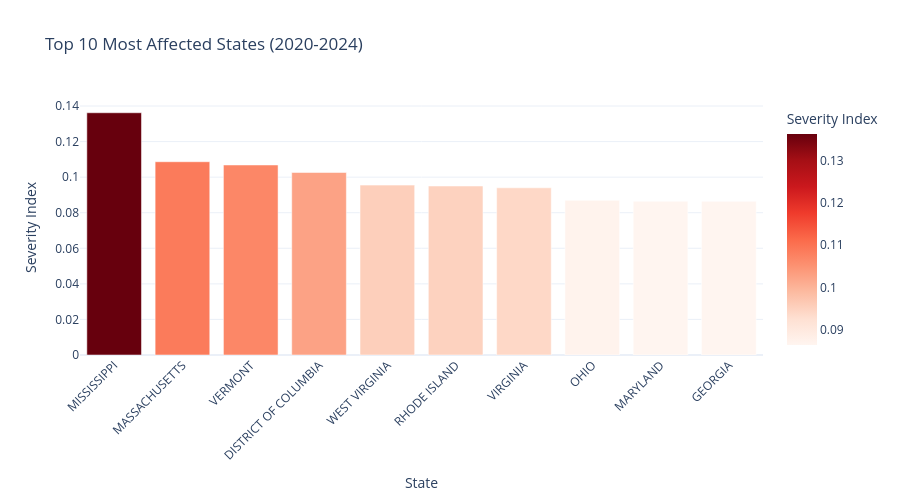

Here is the notebook cell this chart was saved with:
### Code cell
## 4. Chart 2: Top 10 Most Affected States (Last 5 Years)

# Filter last 5 years
recent_years = df['YEAR'].max() - 4
df_recent = df[df['YEAR'] >= recent_years]

# Top 10 states by average severity
top_states = df_recent.groupby('STATE')['SEVERITY_INDEX'].mean().nlargest(10).reset_index()
top_states.columns = ['State', 'Average Severity']

fig2 = px.bar(
    top_states,
    x='State',
    y='Average Severity',
    title=f'Top 10 Most Affected States ({recent_years}-{df["YEAR"].max()})',
    labels={'State': 'State', 'Average Severity': 'Severity Index'},
    color='Average Severity',
    color_continuous_scale='Reds'
)

fig2.update_layout(
    template='plotly_white',
    height=500,
    xaxis_tickangle=-45
)

fig2.show()

### Figure 1 — Plotly figure (JSON) as saved in the notebook; plotly's stock layout.template omitted (floating-point values rounded to 4 significant figures)
{"data": [{"hovertemplate": "State=%{x}<br>Severity Index=%{marker.color}<extra></extra>", "legendgroup": "", "marker": {"color": [0.1362, 0.1087, 0.1069, 0.1026, 0.09553, 0.09503, 0.09402, 0.08699, 0.08652, 0.08644], "coloraxis": "coloraxis", "pattern": {"shape": ""}}, "name": "", "orientation": "v", "showlegend": false, "textposition": "auto", "type": "bar", "x": ["MISSISSIPPI", "MASSACHUSETTS", "VERMONT", "DISTRICT OF COLUMBIA", "WEST VIRGINIA", "RHODE ISLAND", "VIRGINIA", "OHIO", "MARYLAND", "GEORGIA"], "xaxis": "x", "y": [0.1362, 0.1087, 0.1069, 0.1026, 0.09553, 0.09503, 0.09402, 0.08699, 0.08652, 0.08644], "yaxis": "y"}], "layout": {"barmode": "relative", "coloraxis": {"colorbar": {"title": {"text": "Severity Index"}}, "colorscale": [[0, "rgb(255,245,240)"], [0.125, "rgb(254,224,210)"], [0.25, "rgb(252,187,161)"], [0.375, "rgb(252,146,114)"], [0.5, "rgb(251,106,74)"], [0.625, "rgb(239,59,44)"], [0.75, "rgb(203,24,29)"], [0.875, "rgb(165,15,21)"], [1, "rgb(103,0,13)"]]}, "height": 500, "legend": {"tracegroupgap": 0}, "title": {"text": "Top 10 Most Affected States (2020-2024)"}, "xaxis": {"anchor": "y", "domain": [0, 1], "tickangle": -45, "title": {"text": "State"}}, "yaxis": {"anchor": "x", "domain": [0, 1], "title": {"text": "Severity Index"}}}}
